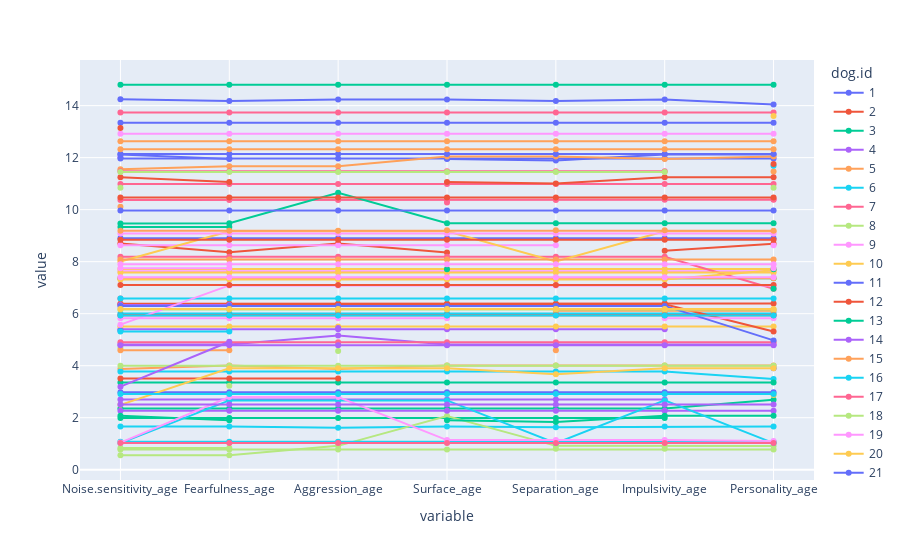

Write notebook code for a chart like this one.
### Code cell
fig = px.line(ages_melt[ages_melt['dog.id'] < 100], x='variable', y='value', color='dog.id', markers=True)
fig.show()
